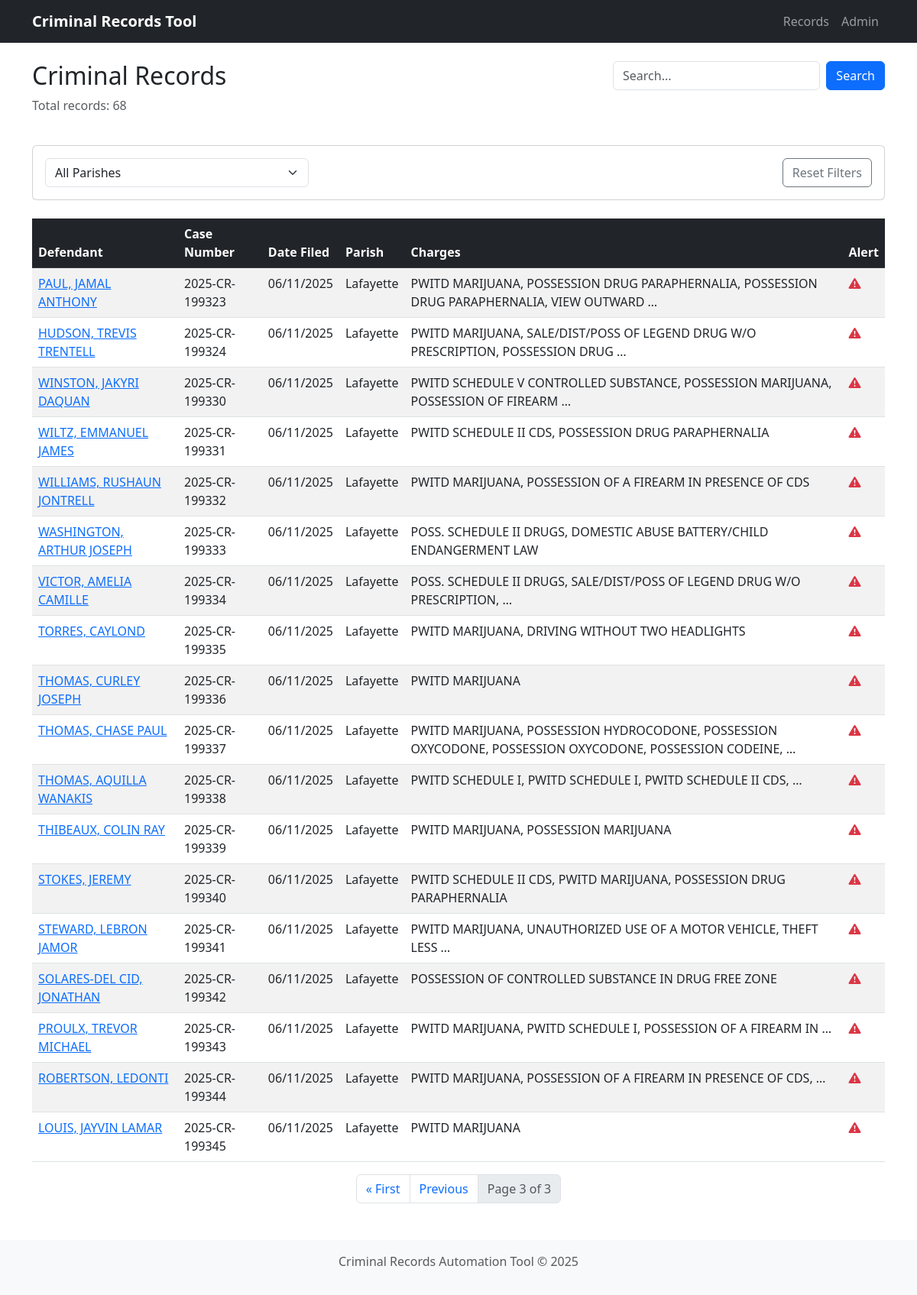
/?page=3, run on the app's committed database.
### scraper/models.py (models this page shows, shortened)
class CriminalRecord(models.Model):
    SEX_CHOICES = [
        ('M', 'Male'),
        ('F', 'Female'),
        ('U', 'Unknown'),
    ]
    RACE_CHOICES = [
        ('W', 'White'),
        ('B', 'Black'),
        ('H', 'Hispanic'),
        ('A', 'Asian'),
        ('U', 'Unknown'),
    ]
    defendant_name = models.CharField(max_length=255)
    birth_date = models.DateField(null=True, blank=True)
    sex = models.CharField(max_length=1, choices=SEX_CHOICES, default='U')
    race = models.CharField(max_length=1, choices=RACE_CHOICES, default='U')
    case_number = models.CharField(max_length=50, unique=True, validators=[MinLengthValidator(5)])
    date_filed = models.DateField()
    charges = models.TextField()
    arrest_citation_date = models.DateField(null=True, blank=True)
    parish = models.CharField(max_length=100)
    alert_available = models.BooleanField(default=False)
    scraped_timestamp = models.DateTimeField(auto_now_add=True)
    class Meta:
        ordering = ['-date_filed']
        indexes = [
            models.Index(fields=['defendant_name']),
            models.Index(fields=['case_number']),
            models.Index(fields=['parish']),
        ]

### scraper/views.py (the view)
# urls.py: path('', views.record_list, name='record_list'),
def record_list(request):
    query = request.GET.get('q', '')
    parish_filter = request.GET.get('parish', '')
    records = CriminalRecord.objects.all().order_by('-date_filed')
    if query:
        records = records.filter(
            Q(defendant_name__icontains=query) |
            Q(case_number__icontains=query) |
            Q(charges__icontains=query)
        )
    if parish_filter:
        records = records.filter(parish__iexact=parish_filter)
    paginator = Paginator(records, 25)
    page_number = request.GET.get('page')
    page_obj = paginator.get_page(page_number)
    parishes = CriminalRecord.objects.values_list('parish', flat=True).distinct().order_by('parish')
    context = {
        'page_obj': page_obj,
        'query': query,
        'parishes': parishes,
        'selected_parish': parish_filter,
        'total_records': records.count(),
    }
    return render(request, 'scraper/record_list.html', context)

### scraper/templates/scraper/record_list.html (shortened to what this page needs)
{% extends "scraper/base.html" %}
{% block content %}
<div class="row mb-4">
    <div class="col-md-8">
        <h2>Criminal Records</h2>
        <p class="text-muted">Total records: {{ total_records }}</p>
    </div>
    <div class="col-md-4 text-end">
        <form method="get" class="d-flex">
            <input type="text" name="q" class="form-control me-2" placeholder="Search..." value="{{ query }}">
            <button type="submit" class="btn btn-primary">Search</button>
        </form>
    </div>
</div>
<div class="card mb-4">
    <div class="card-body">
        <form method="get">
            <div class="row">
                <div class="col-md-4">
                    <select name="parish" class="form-select" onchange="this.form.submit()">
                        <option value="">All Parishes</option>
                    </select>
                </div>
                <div class="col-md-8 text-end">
                    <a href="{% url 'scraper:record_list' %}" class="btn btn-outline-secondary">Reset Filters</a>
                </div>
            </div>
        </form>
    </div>
</div>
<div class="table-responsive">
    <table class="table table-striped table-hover">
        <thead class="table-dark">
            <tr>
                <th>Defendant</th>
                <th>Case Number</th>
                <th>Date Filed</th>
                <th>Parish</th>
                <th>Charges</th>
                <th>Alert</th>
            </tr>
        </thead>
        <tbody>
            {% for record in page_obj %}
            <tr>
                <td><a href="{% url 'scraper:record_detail' record.pk %}">{{ record.defendant_name }}</a></td>
                <td>{{ record.case_number }}</td>
                <td>{{ record.date_filed|date:"m/d/Y" }}</td>
                <td>{{ record.parish }}</td>
                <td>{{ record.charges|truncatewords:10 }}</td>
                <td>{% if record.alert_available %}<i class="bi bi-exclamation-triangle-fill alert-icon"></i>{% endif %}</td>
            </tr>
            {% empty %}
            <tr>
                <td colspan="6" class="text-center">No records found</td>
            </tr>
            {% endfor %}
        </tbody>
    </table>
</div>
<nav aria-label="Page navigation">
    <ul class="pagination justify-content-center">
        {% if page_obj.has_previous %}
            <li class="page-item">
                <a class="page-link" href="?page=1{% if query %}&q={{ query }}{% endif %}{% if selected_parish %}&parish={{ selected_parish }}{% endif %}">&laquo; First</a>
            </li>
            <li class="page-item">
                <a class="page-link" href="?page={{ page_obj.previous_page_number }}{% if query %}&q={{ query }}{% endif %}{% if selected_parish %}&parish={{ selected_parish }}{% endif %}">Previous</a>
            </li>
        {% endif %}
        <li class="page-item disabled">
            <span class="page-link">Page {{ page_obj.number }} of {{ page_obj.paginator.num_pages }}</span>
        </li>
    </ul>
</nav>
{% endblock %}

### scraper/templates/scraper/base.html (style rules this page uses)
.table-responsive { overflow-x: auto; }
.alert-icon { color: #dc3545; }

### data on the page
CriminalRecord: defendant_name "PAUL, JAMAL ANTHONY", case_number "2025-CR-199323", date_filed "06/11/2025", parish "Lafayette", charges "PWITD MARIJUANA, POSSESSION DRUG PARAPHERNALIA, POSSESSION DRUG PARAPHERNALIA, VIEW OUTWARD …", alert_available True (drawn)
CriminalRecord: defendant_name "HUDSON, TREVIS TRENTELL", case_number "2025-CR-199324", date_filed "06/11/2025", parish "Lafayette", charges "PWITD MARIJUANA, SALE/DIST/POSS OF LEGEND DRUG W/O PRESCRIPTION, POSSESSION DRUG …", alert_available True (drawn)
CriminalRecord: defendant_name "WINSTON, JAKYRI DAQUAN", case_number "2025-CR-199330", date_filed "06/11/2025", parish "Lafayette", charges "PWITD SCHEDULE V CONTROLLED SUBSTANCE, POSSESSION MARIJUANA, POSSESSION OF FIREARM …", alert_available True (drawn)
CriminalRecord: defendant_name "WILTZ, EMMANUEL JAMES", case_number "2025-CR-199331", date_filed "06/11/2025", parish "Lafayette", charges "PWITD SCHEDULE II CDS, POSSESSION DRUG PARAPHERNALIA", alert_available True (drawn)
CriminalRecord: defendant_name "WILLIAMS, RUSHAUN JONTRELL", case_number "2025-CR-199332", date_filed "06/11/2025", parish "Lafayette", charges "PWITD MARIJUANA, POSSESSION OF A FIREARM IN PRESENCE OF CDS", alert_available True (drawn)
CriminalRecord: defendant_name "WASHINGTON, ARTHUR JOSEPH", case_number "2025-CR-199333", date_filed "06/11/2025", parish "Lafayette", charges "POSS. SCHEDULE II DRUGS, DOMESTIC ABUSE BATTERY/CHILD ENDANGERMENT LAW", alert_available True (drawn)
CriminalRecord: defendant_name "VICTOR, AMELIA CAMILLE", case_number "2025-CR-199334", date_filed "06/11/2025", parish "Lafayette", charges "POSS. SCHEDULE II DRUGS, SALE/DIST/POSS OF LEGEND DRUG W/O PRESCRIPTION, …", alert_available True (drawn)
CriminalRecord: defendant_name "TORRES, CAYLOND", case_number "2025-CR-199335", date_filed "06/11/2025", parish "Lafayette", charges "PWITD MARIJUANA, DRIVING WITHOUT TWO HEADLIGHTS", alert_available True (drawn)
CriminalRecord: defendant_name "THOMAS, CURLEY JOSEPH", case_number "2025-CR-199336", date_filed "06/11/2025", parish "Lafayette", charges "PWITD MARIJUANA", alert_available True (drawn)
CriminalRecord: defendant_name "THOMAS, CHASE PAUL", case_number "2025-CR-199337", date_filed "06/11/2025", parish "Lafayette", charges "PWITD MARIJUANA, POSSESSION HYDROCODONE, POSSESSION OXYCODONE, POSSESSION OXYCODONE, POSSESSION CODEINE, …", alert_available True (drawn)
CriminalRecord: defendant_name "THOMAS, AQUILLA WANAKIS", case_number "2025-CR-199338", date_filed "06/11/2025", parish "Lafayette", charges "PWITD SCHEDULE I, PWITD SCHEDULE I, PWITD SCHEDULE II CDS, …", alert_available True (drawn)
CriminalRecord: defendant_name "THIBEAUX, COLIN RAY", case_number "2025-CR-199339", date_filed "06/11/2025", parish "Lafayette", charges "PWITD MARIJUANA, POSSESSION MARIJUANA", alert_available True (drawn)
CriminalRecord: defendant_name "STOKES, JEREMY", case_number "2025-CR-199340", date_filed "06/11/2025", parish "Lafayette", charges "PWITD SCHEDULE II CDS, PWITD MARIJUANA, POSSESSION DRUG PARAPHERNALIA", alert_available True (drawn)
CriminalRecord: defendant_name "STEWARD, LEBRON JAMOR", case_number "2025-CR-199341", date_filed "06/11/2025", parish "Lafayette", charges "PWITD MARIJUANA, UNAUTHORIZED USE OF A MOTOR VEHICLE, THEFT LESS …", alert_available True (drawn)
CriminalRecord: defendant_name "SOLARES-DEL CID, JONATHAN", case_number "2025-CR-199342", date_filed "06/11/2025", parish "Lafayette", charges "POSSESSION OF CONTROLLED SUBSTANCE IN DRUG FREE ZONE", alert_available True (drawn)
CriminalRecord: defendant_name "PROULX, TREVOR MICHAEL", case_number "2025-CR-199343", date_filed "06/11/2025", parish "Lafayette", charges "PWITD MARIJUANA, PWITD SCHEDULE I, POSSESSION OF A FIREARM IN …", alert_available True (drawn)
CriminalRecord: defendant_name "ROBERTSON, LEDONTI", case_number "2025-CR-199344", date_filed "06/11/2025", parish "Lafayette", charges "PWITD MARIJUANA, POSSESSION OF A FIREARM IN PRESENCE OF CDS, …", alert_available True (drawn)
CriminalRecord: defendant_name "LOUIS, JAYVIN LAMAR", case_number "2025-CR-199345", date_filed "06/11/2025", parish "Lafayette", charges "PWITD MARIJUANA", alert_available True (drawn)

### other printed values
{{ total_records }} "68"
{{ page_obj.number }} "3"
{{ page_obj.paginator.num_pages }} "3"
